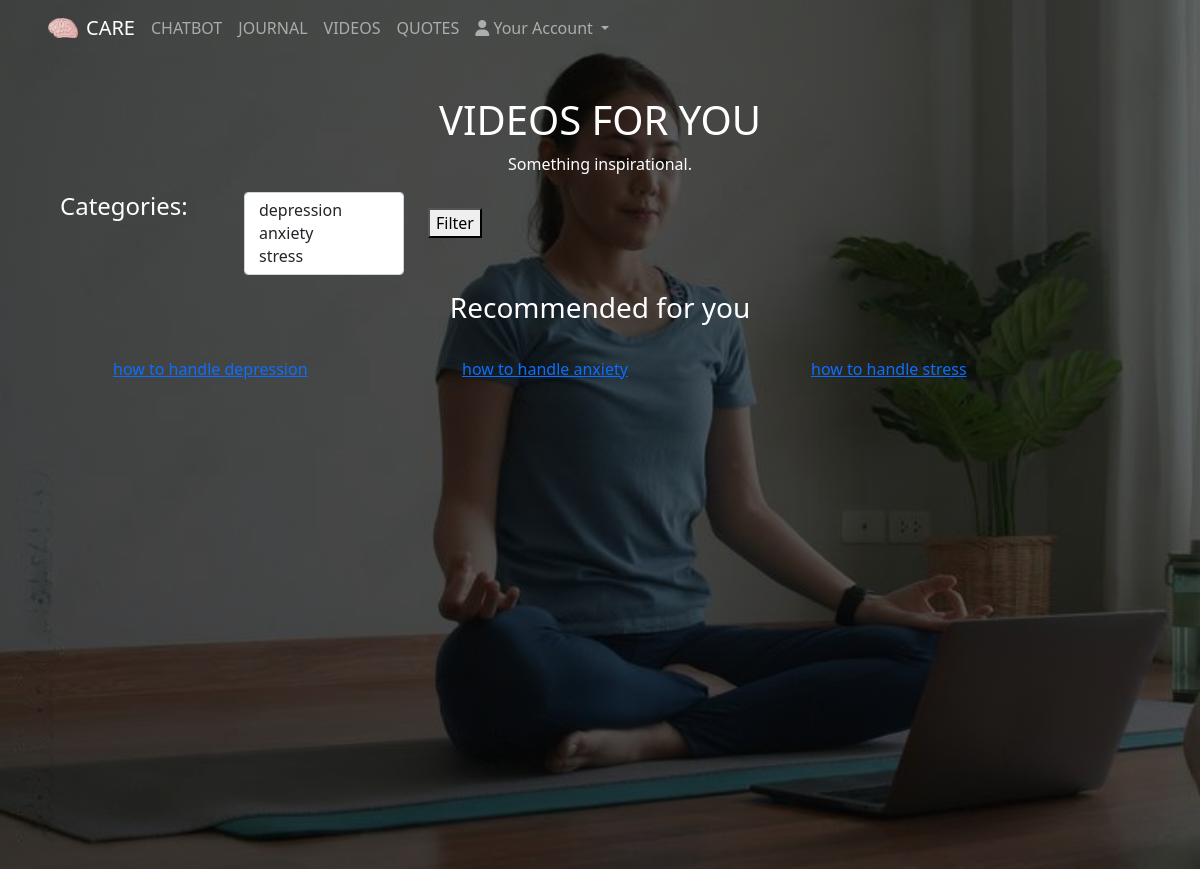
Page /video.php on the committed database.
### tables this page shows
CREATE TABLE SPECIFICVIDEOS(
	Videoid Int(4) PRIMARY KEY AUTO_INCREMENT NOT NULL,
	vtitle VarChar(128) NOT NULL,
	vlink LONGTEXT NOT NULL
);

### video.php (the view, shortened to what this page needs)
<?php
  include 'navbar.php';
  $sql1 = mysqli_query($con, "SELECT * FROM Videos;");
  if (!empty($_SESSION['vfilter'])) {
    $sql2 = mysqli_query($con, $_SESSION['vfilter']);
  } else {
    $sql2 = mysqli_query($con, "SELECT DISTINCT Videoid, vlink, vtitle FROM SPECIFICVIDEOS;");
  }
?>
    <div id="video" class="video-image p-5" style="min-height: 100vh;">
        <div style ="color:white" id="videotext" class="mt-5 video-text">
            <h1>VIDEOS FOR YOU</h1>
            <p>Something inspirational.</p>
        </div>
        <div class="container">
            <form action="filtervideo.php" method="post">
                <div class="row">
                    <div style ="color:white;" class="col-2">
                        <h4>Categories:</h4>
                    </div>
                    <div class="col-2">
                        <select name="genre[]" size=3 multiple="multiple" class="form-control" required>
                            <?php
                                while($row1 = mysqli_fetch_array($sql1)){
                                    echo '<option value='. $row1['Videotypeid'] .'>'.$row1['genre'].'</option>';
                                }
                            ?>
                        </select>
                    </div>
                    <div class="col-3 pt-3">
                        <button type="submit">Filter</button>
                    </div>
                </div>
            </form>
        </div>
        <h3  style= "color:white" class = "mt-3 rec">Recommended for you</h3>
        <div class="row d-flex justify-content-evenly mb-5" style="overflow-y: scroll; height: 55vh; width:100%;">
            <?php
                while($row2 = mysqli_fetch_array($sql2)){
                    echo '<div class="col-md-3 col-xs-12 my-4 mx-2">';
                    echo '<a href="vcommpage.php?id='.$row2['Videoid'].'">';
                    echo '<p>'.$row2['vtitle'].'</p>';
                    echo '<iframe width="400" height="300" '.$row2['vlink'].'</a></div>';
                }
            ?>
        </div>
    </div>
<?php
include 'footer.php';
?>

### styles.css (style rules this page uses)
body { background-color: #b7bec0; }
.video-image { background-image: linear-gradient(rgba(0, 0, 0, 0.5), rgba(0, 0, 0, 0.5)), url("images/meditation.jpeg"); background-repeat: no-repeat; background-attachment: fixed; background-size: cover; border-bottom: #0f0f0f; }
.video-text { text-align: center; }
.rec { text-align: center; }

### rows in the picture
specificvideos: vtitle "how to handle depression"
specificvideos: vtitle "how to handle anxiety"
specificvideos: vtitle "how to handle stress"
